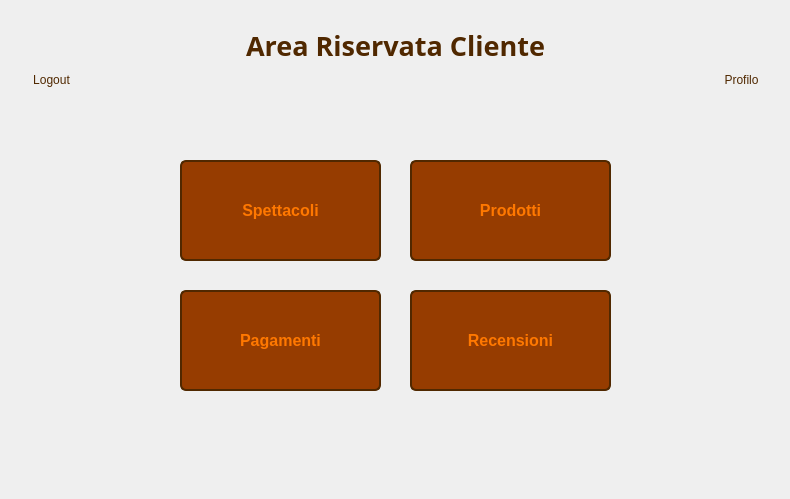
<?xml version="1.0" encoding="UTF-8"?>
<ui version="4.0">
 <class>VistaHomeCliente</class>
 <widget class="QWidget" name="VistaHomeCliente">
  <property name="geometry">
   <rect>
    <x>0</x>
    <y>0</y>
    <width>790</width>
    <height>499</height>
   </rect>
  </property>
  <property name="windowTitle">
   <string>Area Riservata Cliente - CineMax</string>
  </property>
  <widget class="QPushButton" name="pushButtonSpettacoli">
   <property name="geometry">
    <rect>
     <x>180</x>
     <y>160</y>
     <width>201</width>
     <height>101</height>
    </rect>
   </property>
   <property name="font">
    <font>
     <pointsize>12</pointsize>
     <bold>true</bold>
    </font>
   </property>
   <property name="styleSheet">
    <string notr="true">QPushButton {
    background-color: #963C00;
    color: #FF7800;
    border: 2px solid #502800;
    border-radius: 6px;
}

QPushButton:hover {
    background-color: #C86400;
}
</string>
   </property>
   <property name="text">
    <string>Spettacoli</string>
   </property>
  </widget>
  <widget class="QLabel" name="Sfondo">
   <property name="geometry">
    <rect>
     <x>0</x>
     <y>90</y>
     <width>791</width>
     <height>411</height>
    </rect>
   </property>
   <property name="font">
    <font>
     <family>Segoe UI</family>
    </font>
   </property>
   <property name="styleSheet">
    <string notr="true">QLabel {
    background: qlineargradient(
        x1: 0, y1: 1,
        x2: 0, y2: 0,
		stop: 0 #321E00,
        stop: 1 #643C00
    );
}</string>
   </property>
   <property name="text">
    <string/>
   </property>
  </widget>
  <widget class="QLabel" name="labelBarra">
   <property name="geometry">
    <rect>
     <x>0</x>
     <y>0</y>
     <width>791</width>
     <height>91</height>
    </rect>
   </property>
   <property name="styleSheet">
    <string notr="true">QLabel {
    background: qlineargradient(
        x1: 0, y1: 1,
        x2: 0, y2: 0,
        stop: 0 #965A00,
        stop: 1 #B46E00
    );
}</string>
   </property>
   <property name="text">
    <string/>
   </property>
  </widget>
  <widget class="QLabel" name="labelProfiloButtonCliente">
   <property name="geometry">
    <rect>
     <x>710</x>
     <y>10</y>
     <width>63</width>
     <height>61</height>
    </rect>
   </property>
   <property name="text">
    <string/>
   </property>
   <property name="pixmap">
    <pixmap>Immagini/profiloButtonCliente.png</pixmap>
   </property>
   <property name="scaledContents">
    <bool>true</bool>
   </property>
  </widget>
  <widget class="QLabel" name="labelProfiloCliente">
   <property name="geometry">
    <rect>
     <x>710</x>
     <y>70</y>
     <width>63</width>
     <height>20</height>
    </rect>
   </property>
   <property name="styleSheet">
    <string notr="true">QLabel {
    color: #502800;
}</string>
   </property>
   <property name="text">
    <string>Profilo</string>
   </property>
   <property name="alignment">
    <set>Qt::AlignmentFlag::AlignCenter</set>
   </property>
  </widget>
  <widget class="QLabel" name="labelLogoutCliente">
   <property name="geometry">
    <rect>
     <x>20</x>
     <y>70</y>
     <width>63</width>
     <height>20</height>
    </rect>
   </property>
   <property name="styleSheet">
    <string notr="true">QLabel {
    color: #502800;
}</string>
   </property>
   <property name="text">
    <string>Logout</string>
   </property>
   <property name="alignment">
    <set>Qt::AlignmentFlag::AlignCenter</set>
   </property>
  </widget>
  <widget class="QLabel" name="labelLogoutButtonCliente">
   <property name="geometry">
    <rect>
     <x>20</x>
     <y>10</y>
     <width>63</width>
     <height>61</height>
    </rect>
   </property>
   <property name="text">
    <string/>
   </property>
   <property name="pixmap">
    <pixmap>Immagini/LogoutButtonCliente.png</pixmap>
   </property>
   <property name="scaledContents">
    <bool>true</bool>
   </property>
  </widget>
  <widget class="QPushButton" name="pushButtonProdotti">
   <property name="geometry">
    <rect>
     <x>410</x>
     <y>160</y>
     <width>201</width>
     <height>101</height>
    </rect>
   </property>
   <property name="font">
    <font>
     <pointsize>12</pointsize>
     <bold>true</bold>
    </font>
   </property>
   <property name="styleSheet">
    <string notr="true">QPushButton {
    background-color: #963C00;
    color: #FF7800;
    border: 2px solid #502800;
    border-radius: 6px;
}

QPushButton:hover {
    background-color: #C86400;
}
</string>
   </property>
   <property name="text">
    <string>Prodotti</string>
   </property>
  </widget>
  <widget class="QPushButton" name="pushButtonPagamenti">
   <property name="geometry">
    <rect>
     <x>180</x>
     <y>290</y>
     <width>201</width>
     <height>101</height>
    </rect>
   </property>
   <property name="font">
    <font>
     <pointsize>12</pointsize>
     <bold>true</bold>
    </font>
   </property>
   <property name="styleSheet">
    <string notr="true">QPushButton {
    background-color: #963C00;
    color: #FF7800;
    border: 2px solid #502800;
    border-radius: 6px;
}

QPushButton:hover {
    background-color: #C86400;
}
</string>
   </property>
   <property name="text">
    <string>Pagamenti</string>
   </property>
  </widget>
  <widget class="QPushButton" name="pushButtonRecensioni">
   <property name="geometry">
    <rect>
     <x>410</x>
     <y>290</y>
     <width>201</width>
     <height>101</height>
    </rect>
   </property>
   <property name="font">
    <font>
     <pointsize>12</pointsize>
     <bold>true</bold>
    </font>
   </property>
   <property name="styleSheet">
    <string notr="true">QPushButton {
    background-color: #963C00;
    color: #FF7800;
    border: 2px solid #502800;
    border-radius: 6px;
}

QPushButton:hover {
    background-color: #C86400;
}
</string>
   </property>
   <property name="text">
    <string>Recensioni</string>
   </property>
  </widget>
  <widget class="QLabel" name="labelTitolo">
   <property name="geometry">
    <rect>
     <x>140</x>
     <y>10</y>
     <width>511</width>
     <height>71</height>
    </rect>
   </property>
   <property name="font">
    <font>
     <family>Segoe UI Variable</family>
     <pointsize>20</pointsize>
     <bold>true</bold>
    </font>
   </property>
   <property name="styleSheet">
    <string notr="true">QLabel {
    color: #502800;
}</string>
   </property>
   <property name="text">
    <string>Area Riservata Cliente</string>
   </property>
   <property name="alignment">
    <set>Qt::AlignmentFlag::AlignCenter</set>
   </property>
  </widget>
  <zorder>Sfondo</zorder>
  <zorder>pushButtonSpettacoli</zorder>
  <zorder>labelBarra</zorder>
  <zorder>labelProfiloButtonCliente</zorder>
  <zorder>labelProfiloCliente</zorder>
  <zorder>labelLogoutCliente</zorder>
  <zorder>labelLogoutButtonCliente</zorder>
  <zorder>pushButtonProdotti</zorder>
  <zorder>pushButtonPagamenti</zorder>
  <zorder>pushButtonRecensioni</zorder>
  <zorder>labelTitolo</zorder>
 </widget>
 <resources/>
 <connections/>
</ui>
